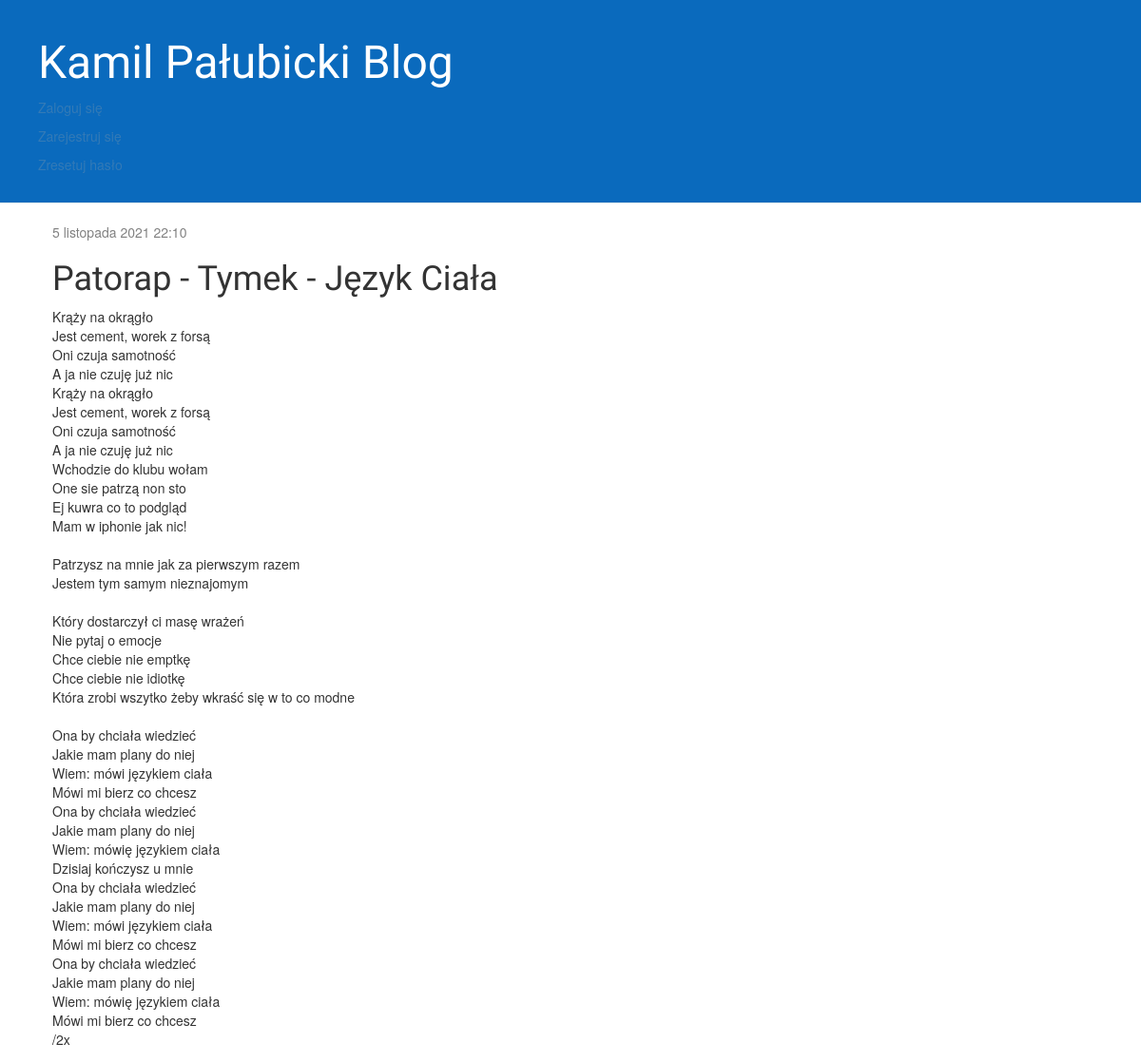
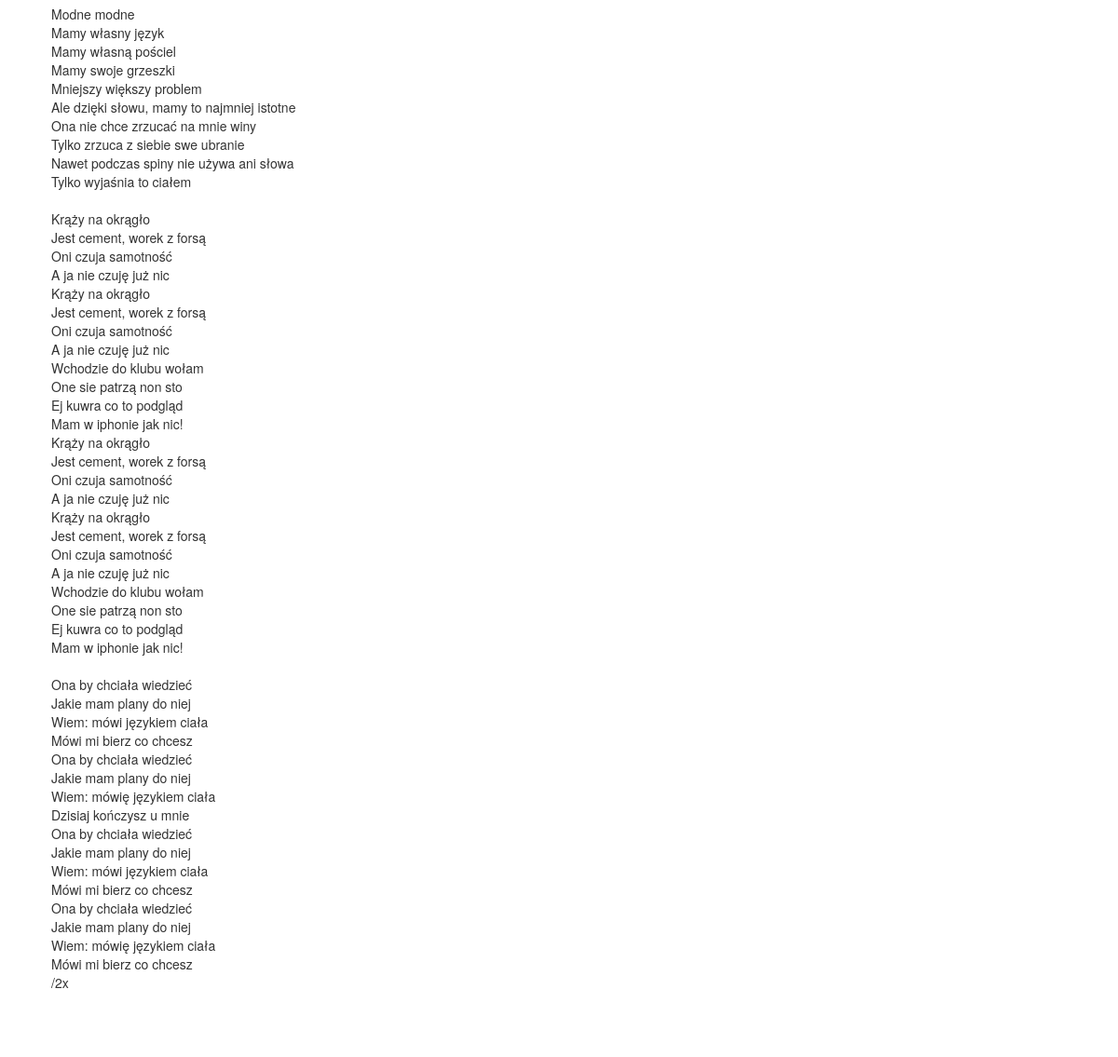
/post/5/, run on an earlier commit of the app's database (2 pictures, top to bottom).
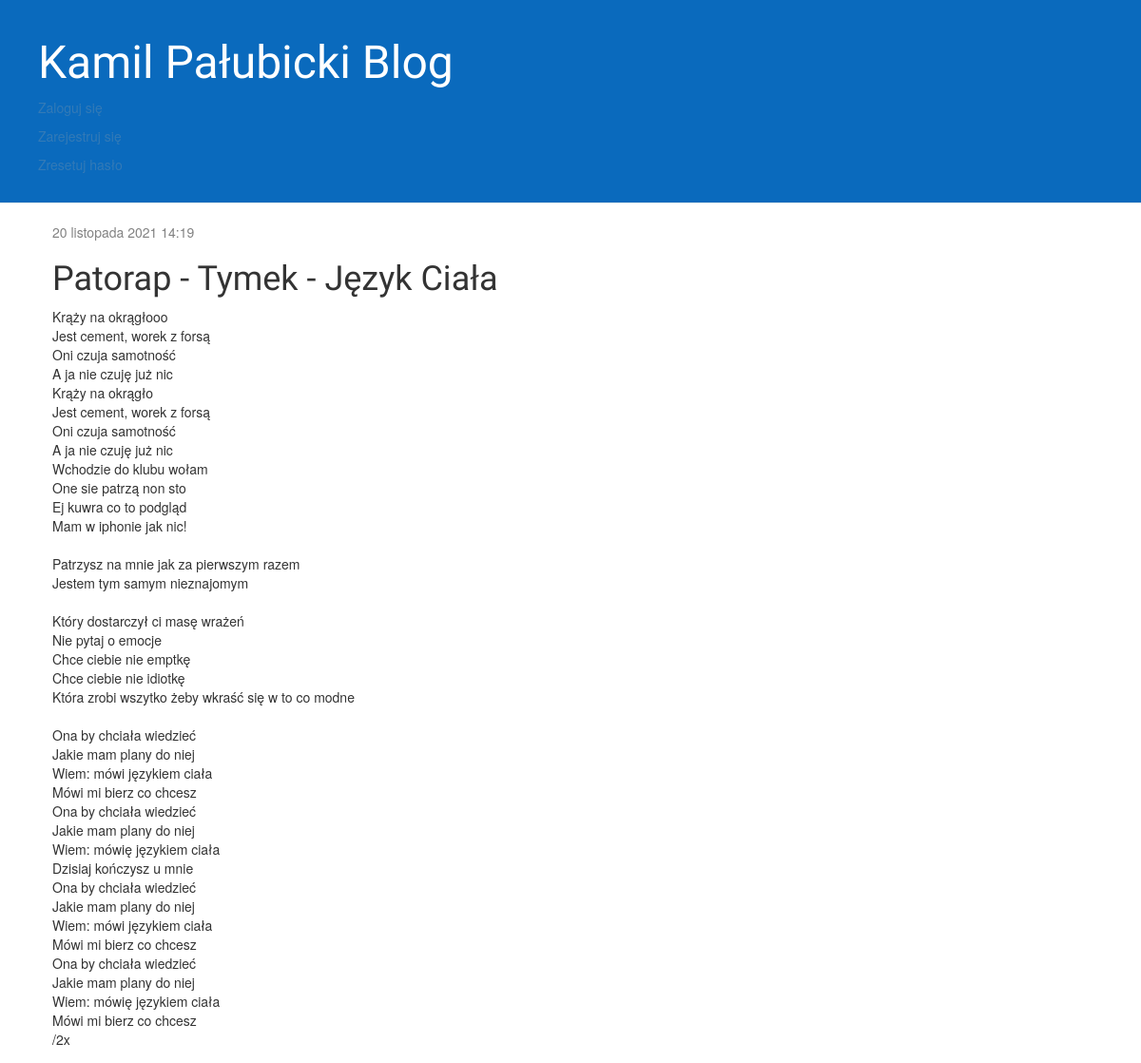
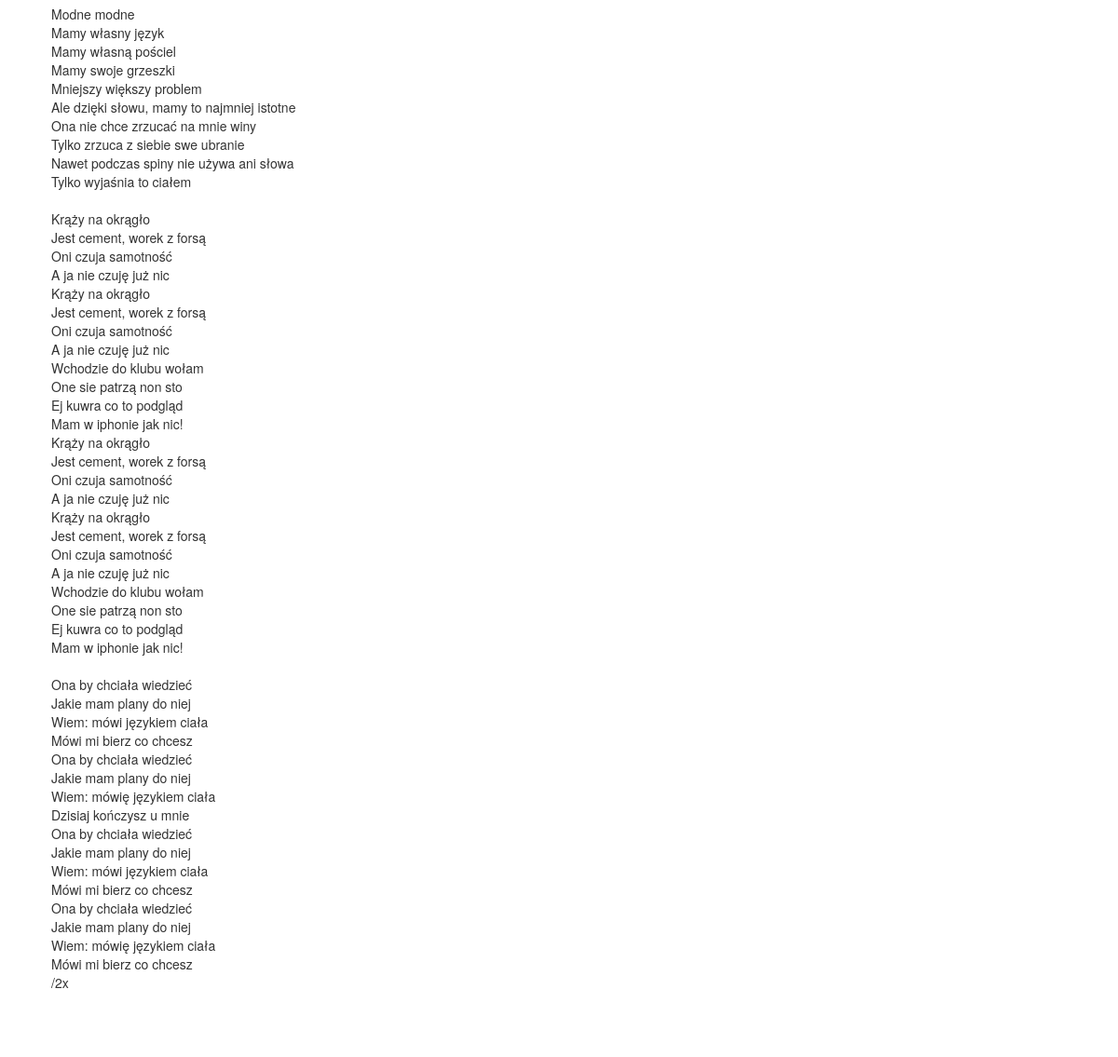
And on a later commit of the database (2 pictures, top to bottom).
### blog/models.py (models this page shows, shortened)
class Post(models.Model):
    author = models.ForeignKey('auth.User', on_delete=models.CASCADE)
    title = models.CharField(max_length=200)
    text = models.TextField()
    created_date = models.DateTimeField(
            default=timezone.now)
    published_date = models.DateTimeField(
            blank=True, null=True)

### blog/views.py (the view)
# urls.py: path('post/<int:pk>/', views.post_detail, name='post_detail'),
def post_detail(request, pk):
    post = get_object_or_404(Post, pk=pk)
    return render(request, 'blog/post_detail.html', {'post': post})

### blog/templates/blog/post_detail.html (shortened to what this page needs)
{% extends 'blog/base.html' %}
{% block content %}
    <div class="post">
        {% if post.published_date %}
            <div class="date">
                {{ post.published_date }}
            </div>
        {% endif %}
        <h1>{{ post.title }}</h1>
        <p>{{ post.text|linebreaksbr }}</p>
    </div>
{% endblock %}

### blog/templates/blog/base.html (shortened to what this page needs)
{% load static %}
<html>
    <head>
        <link rel="stylesheet" href="//maxcdn.bootstrapcdn.com/bootstrap/3.2.0/css/bootstrap.min.css">
        <link rel="stylesheet" href="//maxcdn.bootstrapcdn.com/bootstrap/3.2.0/css/bootstrap-theme.min.css">
        <link rel="stylesheet" href="{% static 'css/blog.css' %}">
    </head>
    <body>
        <div class="page-header">
            <h1><a href="/">Kamil Pałubicki Blog</a></h1>
            {% if user.is_authenticated %}
            <p class="text-end"><a href="{% url 'change_password' %}">Zmień hasło</a></p>
            {% else %}
            <p class="text-start"><a href="{% url 'login' %}">Zaloguj się</a></p>
            <p class="text-start"><a href="{% url 'signup' %}">Zarejestruj się</a></p>
            <p class="text-start"><a href="{% url 'password_reset' %}">Zresetuj hasło</a></p>
            {% endif %}
        </div>
        <div class="content container">
            <div class="row">
                <div class="col-md-8">
                    {% block content %}
                    {% endblock %}
                </div>
            </div>
        </div>
    </body>
</html>

### blog/static/css/blog.css (style rules this page uses)
.page-header { background-color: #0A6ABD; margin-top: 0; padding: 20px 20px 20px 40px; }
.page-header h1, .page-header h1 a, .page-header h1 a:visited, .page-header h1 a:active { color: #ffffff; font-size: 36pt; text-decoration: none; }
.content { margin-left: 40px; }
h1, h2, h3, h4 { font-family: 'Lobster', cursive; }
.date { color: #828282; }
.post { margin-bottom: 70px; }

What changed in the data, as far as the page shows it:
changed Post "Patorap - Tymek - Język Ciała": published_date "5 listopada 2021 22:10" → "20 listopada 2021 14:19"; text "Krąży na okrągło Jest cement, worek z…" → "Krąży na okrągłooo Jest cement, worek z…"
